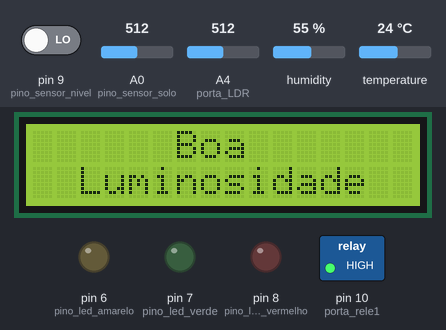
A sketch run on a simulated Arduino Uno, built with avr-gcc and run on an emulated ATmega328P. Shown: 16×2 character LCD, switched loads named in the sketch (green lamp = pin HIGH), output pins drawn as LEDs (lit = HIGH). The test bench sets the inputs (shaded band); at power-on: A4 (porta_LDR) = 512, A0 (pino_sensor_solo) = 512, pin 9 (pino_sensor_nivel) LOW, humidity 55 %, temperature 24 °C. What the sketch prints to the serial monitor is not drawn.

Above: at 10.2 s.
10.3 s: A4 (porta_LDR) set to 940
At 20.0 s:
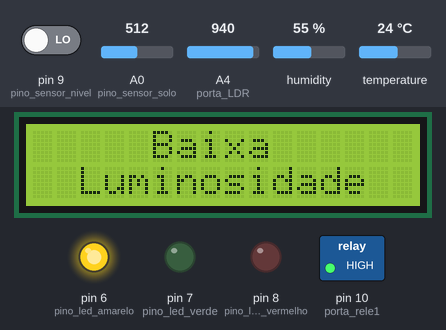
21.1 s: A0 (pino_sensor_solo) set to 940
At 27.5 s:
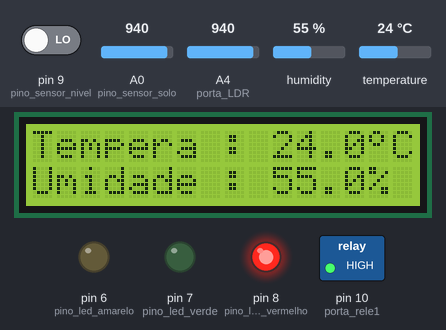
29.6 s: A0 (pino_sensor_solo) set to 390
At 32.7 s:
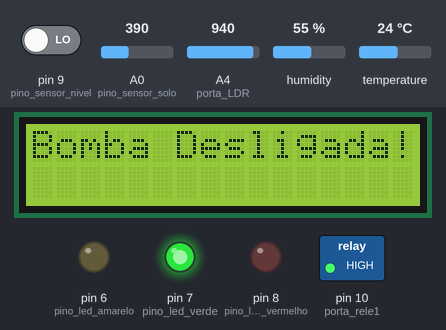
35.6 s: pin 9 (pino_sensor_nivel) driven HIGH
At 37.3 s:
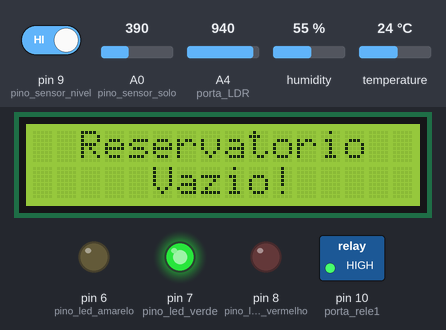
49.6 s: humidity set to 22 %
At 59.7 s:
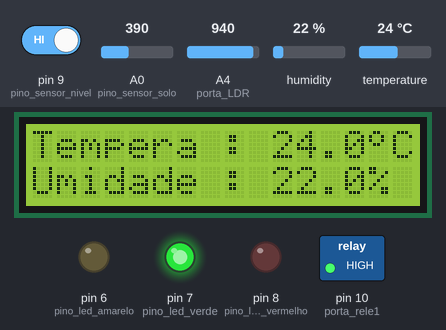
63.1 s: temperature set to 12 °C
At 70.7 s:
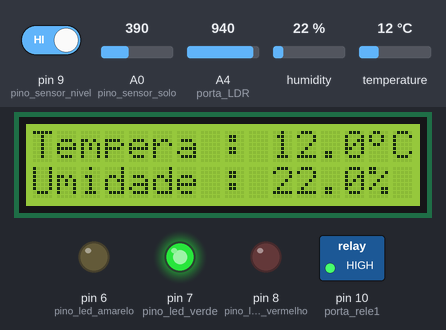
Timing chart, 0 to 72.2 s (numbered marks = the images above; inputs shaded):
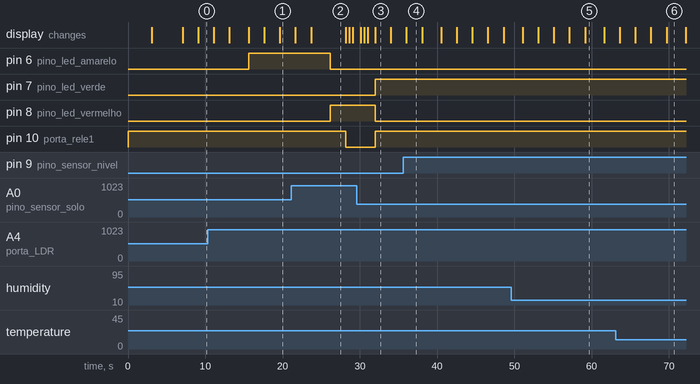

Measured:
- after the input at 10.3 s, the display: first differs from a run without the input after 9.3 s (image 1)
- after the input at 21.1 s, pin 6 (pino_led_amarelo): HIGH → LOW after 5.1 s; pin 8 (pino_led_vermelho): LOW → HIGH after 5.1 s; pin 10 (porta_rele1): HIGH → LOW after 7.1 s
- after the input at 29.6 s, pin 7 (pino_led_verde), pin 10 (porta_rele1): LOW → HIGH after 2.4 s; pin 8 (pino_led_vermelho): HIGH → LOW after 2.4 s; the display: first differs from a run without the input after 2.4 s (image 3)
- after the input at 35.6 s, the display: changes after 0.41 s (image 4)
- what the display in image 2 shows lasts 4.5 s, from 23.7 s to 28.2 s
- what the display in image 3 shows lasts 2.0 s, from 32.0 s to 34.0 s
- what the display in image 5 shows lasts 2.5 s, from 59.1 s to 61.6 s

The sketch:

monitoramento_horta.ino
```cpp
// (licence header left out)
#include <LiquidCrystal.h>
#include <DHT.h>

#define DHTPIN A5
#define DHTTYPE DHT11

#define pino_sensor_solo A0
#define pino_led_vermelho 8
#define pino_led_amarelo 6
#define pino_led_verde 7

int valor_solo;
int pino_sensor_nivel = 9;
int porta_LDR = A4;

DHT dht(DHTPIN, DHTTYPE);

LiquidCrystal lcd(12, 11, 5, 4, 3, 2);

byte simbolo_grau[8] ={ B00001100,
                        B00010010,
                        B00010010,
                        B00001100,
                        B00000000,
                        B00000000,
                        B00000000,
                        B00000000,};

byte simbolo_folha[8] ={ B00000100,
                         B00001010,
                         B00010001,
                         B00010101,
                         B00010101,
                         B00001010,
                         B00000100,
                         B00000100,};

byte simbolo_gota[8] ={  B00000100,
                         B00000100,
                         B00001110,
                         B00011111,
                         B00011111,
                         B00011111,
                         B00011111,
                         B00001110,};

int porta_rele1 = 10;

void setup()
{
  Serial.begin(9600);
  pinMode(pino_sensor_nivel, INPUT);
  pinMode(pino_sensor_solo, INPUT);
  pinMode(pino_led_vermelho, OUTPUT);
  pinMode(pino_led_amarelo, OUTPUT);
  pinMode(pino_led_verde, OUTPUT);
  pinMode(porta_rele1, OUTPUT);

  digitalWrite(porta_rele1, HIGH);

  lcd.begin(16,2);
  lcd.clear();
  lcd.createChar(0, simbolo_grau);
  lcd.createChar(1, simbolo_folha);
  lcd.createChar(2, simbolo_gota);

  lcd.clear();
  lcd.setCursor(3,0);
  lcd.print("Bem Vindo!");
  for(int i=0; i<=16; i+=2){
    lcd.setCursor(i,1);
    lcd.write((byte)1);
  }
  delay(3000);
  lcd.clear();
  lcd.setCursor(3,0);
  lcd.print("Feito por:");
  lcd.setCursor(1,1);
  lcd.print("Lucas S. Silva");
  delay(4000);
  lcd.clear();
  lcd.setCursor(3,0);
  lcd.print("Iniciando");
  lcd.setCursor(3,1);
  lcd.print("Sistema...");
  delay(2000);
}

void loop(){
  verifica_luminosidade();
  delay(2000);
  verifica_reservatorio();
  delay(2000);
  verifica_ar();
  delay(2500);
  bool solo_bom = true;
  solo_bom = verifica_solo();
  delay(2000);
  if(!solo_bom){
    liga_bomba();
    while(!solo_bom){
      exibe_status_irrigando();
      solo_bom = verifica_solo();
    }
    desliga_bomba();
  }
  lcd.clear();
  lcd.setCursor(0,0);
  lcd.print("Bomba Desligada!");
  delay(2000);
}


void apagaleds(){
  digitalWrite(pino_led_vermelho, LOW);
  digitalWrite(pino_led_amarelo, LOW);
  digitalWrite(pino_led_verde, LOW);
}

void liga_bomba(){
  digitalWrite(porta_rele1, LOW);
}

void desliga_bomba(){
  digitalWrite(porta_rele1, HIGH);
}

void verifica_luminosidade(){
  int status_LDR = analogRead(porta_LDR);
  if(status_LDR>930){
    lcd.clear();
    lcd.setCursor(5,0);
    lcd.print("Baixa");
    lcd.setCursor(2,1);
    lcd.print("Luminosidade");
    Serial.println("Baixa Luminosidade");
  }else{
    lcd.clear();
    lcd.setCursor(6,0);
    lcd.print("Boa");
    lcd.setCursor(2,1);
    lcd.print("Luminosidade");
    Serial.println("Boa Luminosidade");
  }
}

void verifica_reservatorio(){
  int status_reservatorio = digitalRead(pino_sensor_nivel);
  Serial.print("Estado reservatorio : ");
  if(status_reservatorio==1){
    Serial.println("Reservatório vazio");
    lcd.clear();
    lcd.setCursor(2,0);
    lcd.print("Reservatorio");
    lcd.setCursor(5,1);
    lcd.print("Vazio!");
  }else{
    Serial.println("Reservatório estável");
    lcd.clear();
    lcd.setCursor(2,0);
    lcd.print("Reservatorio");
    lcd.setCursor(5,1);
    lcd.print("Estavel");
  }
}

bool verifica_solo(){
  valor_solo = analogRead(pino_sensor_solo);
  //Solo umido
  if(valor_solo > 0 && valor_solo < 400){
    Serial.println("Solo umido");
    apagaleds();
    digitalWrite(pino_led_verde, HIGH);
    lcd.clear();
    lcd.setCursor(3,0);
    lcd.print("Solo Umido");
    return true;
  }
  //Solo com umidade moderada
  else if(valor_solo > 400 && valor_solo < 800){
    Serial.println("Solo com umidade moderada");
    apagaleds();
    digitalWrite(pino_led_amarelo, HIGH);
    lcd.clear();
    lcd.setCursor(0,0);
    lcd.print("Solo com Umidade");
    lcd.setCursor(4,1);
    lcd.print("Moderada");
    return true;
  }
  //Solo seco
  else if(valor_solo > 800 && valor_solo < 1024){
    Serial.println("Solo seco");
    apagaleds();
    digitalWrite(pino_led_vermelho, HIGH);
    return false;
  }
}

void verifica_ar(){
  float umidade = dht.readHumidity();
  float temperatura = dht.readTemperature();
  Serial.print("Temperatura: ");
  Serial.print(temperatura);
  Serial.println("°C");
  Serial.print("Umidade: ");
  Serial.print(umidade);
  Serial.println("%");
  //linha temperatura
  lcd.clear();
  lcd.setCursor(0,0);
  lcd.print("Tempera : ");
  lcd.print(" ");
  lcd.setCursor(10,0);
  lcd.print(temperatura,1);
  lcd.setCursor(14,0);
  lcd.write((byte)0);
  lcd.print("C");
  //linha umidade
  lcd.setCursor(0,1);
  lcd.print("Umidade : ");
  lcd.setCursor(10,1);
  lcd.print(umidade,1);
  lcd.setCursor(14,1);
  lcd.print("%");
}

void exibe_status_irrigando(){
  Serial.println("Bomba ligada. O solo está sendo irrigado");
  lcd.clear();
  lcd.setCursor(3,0);
  lcd.print("Solo Seco!");
  lcd.setCursor(0,1);
  lcd.print("Irrigando Solo");
  pinga_gota();
  delay(1000);
  lcd.clear();
  lcd.setCursor(2,0);
  lcd.print("Bomba Ligada");
  pinga_gota();
  delay(1000);
}

void pinga_gota(){
  lcd.setCursor(15,0);
  lcd.write((byte)2);
  delay(450);
  lcd.setCursor(15,0);
  lcd.print(".");
  lcd.setCursor(15,1);
  lcd.write((byte)2);
  delay(450);
  lcd.setCursor(15,1);
  lcd.print(".");
}
```
